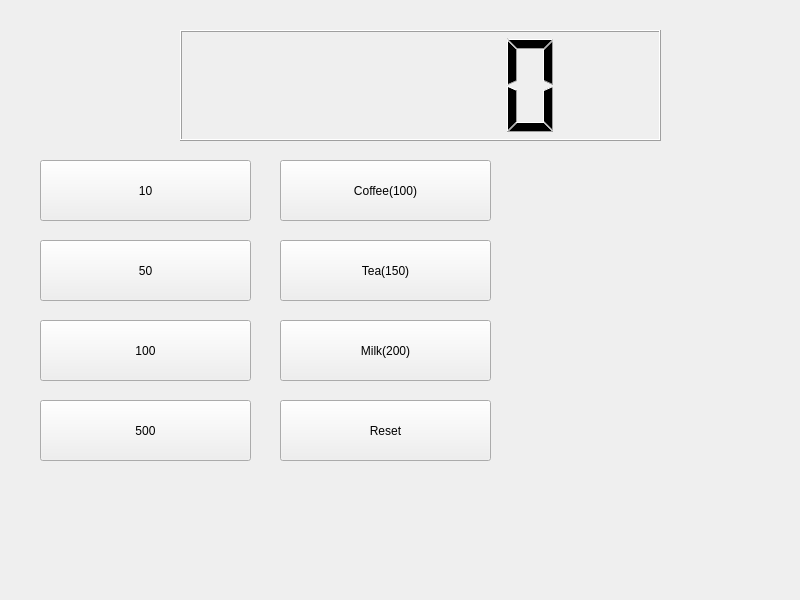
<?xml version="1.0" encoding="UTF-8"?>
<ui version="4.0">
 <class>Widget</class>
 <widget class="QWidget" name="Widget">
  <property name="geometry">
   <rect>
    <x>0</x>
    <y>0</y>
    <width>800</width>
    <height>600</height>
   </rect>
  </property>
  <property name="windowTitle">
   <string>Widget</string>
  </property>
  <widget class="QLCDNumber" name="lcdNumber">
   <property name="geometry">
    <rect>
     <x>180</x>
     <y>30</y>
     <width>481</width>
     <height>111</height>
    </rect>
   </property>
  </widget>
  <widget class="QPushButton" name="pushButton">
   <property name="geometry">
    <rect>
     <x>40</x>
     <y>160</y>
     <width>211</width>
     <height>61</height>
    </rect>
   </property>
   <property name="text">
    <string>10</string>
   </property>
  </widget>
  <widget class="QPushButton" name="pushButton_2">
   <property name="geometry">
    <rect>
     <x>40</x>
     <y>240</y>
     <width>211</width>
     <height>61</height>
    </rect>
   </property>
   <property name="text">
    <string>50</string>
   </property>
  </widget>
  <widget class="QPushButton" name="pushButton_3">
   <property name="geometry">
    <rect>
     <x>40</x>
     <y>400</y>
     <width>211</width>
     <height>61</height>
    </rect>
   </property>
   <property name="text">
    <string>500</string>
   </property>
  </widget>
  <widget class="QPushButton" name="pushButton_4">
   <property name="geometry">
    <rect>
     <x>40</x>
     <y>320</y>
     <width>211</width>
     <height>61</height>
    </rect>
   </property>
   <property name="text">
    <string>100</string>
   </property>
  </widget>
  <widget class="QPushButton" name="pbTea">
   <property name="geometry">
    <rect>
     <x>280</x>
     <y>240</y>
     <width>211</width>
     <height>61</height>
    </rect>
   </property>
   <property name="text">
    <string>Tea(150)</string>
   </property>
  </widget>
  <widget class="QPushButton" name="pbMilk">
   <property name="geometry">
    <rect>
     <x>280</x>
     <y>320</y>
     <width>211</width>
     <height>61</height>
    </rect>
   </property>
   <property name="text">
    <string>Milk(200)</string>
   </property>
  </widget>
  <widget class="QPushButton" name="pbCoffee">
   <property name="geometry">
    <rect>
     <x>280</x>
     <y>160</y>
     <width>211</width>
     <height>61</height>
    </rect>
   </property>
   <property name="text">
    <string>Coffee(100)</string>
   </property>
  </widget>
  <widget class="QPushButton" name="pbReset">
   <property name="geometry">
    <rect>
     <x>280</x>
     <y>400</y>
     <width>211</width>
     <height>61</height>
    </rect>
   </property>
   <property name="text">
    <string>Reset</string>
   </property>
  </widget>
 </widget>
 <resources/>
 <connections/>
</ui>
